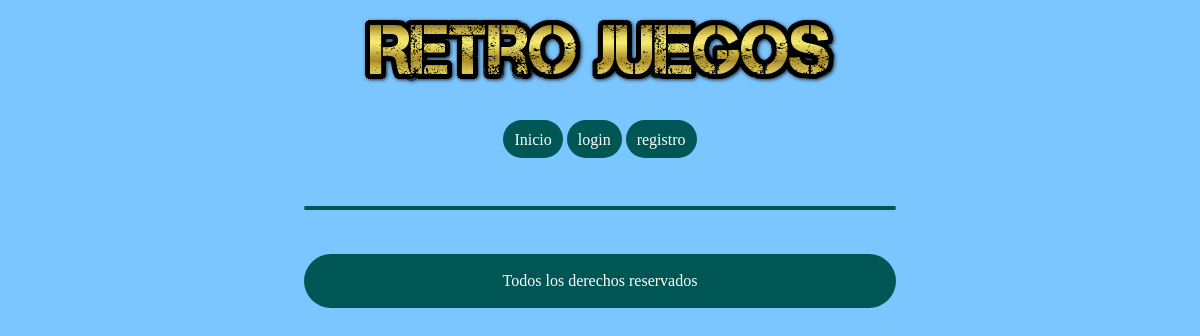
Page /View/sections/Playstation_respuesta.php?id=1?titulo_hilo=Título_hilo_1 on the earlier database version.
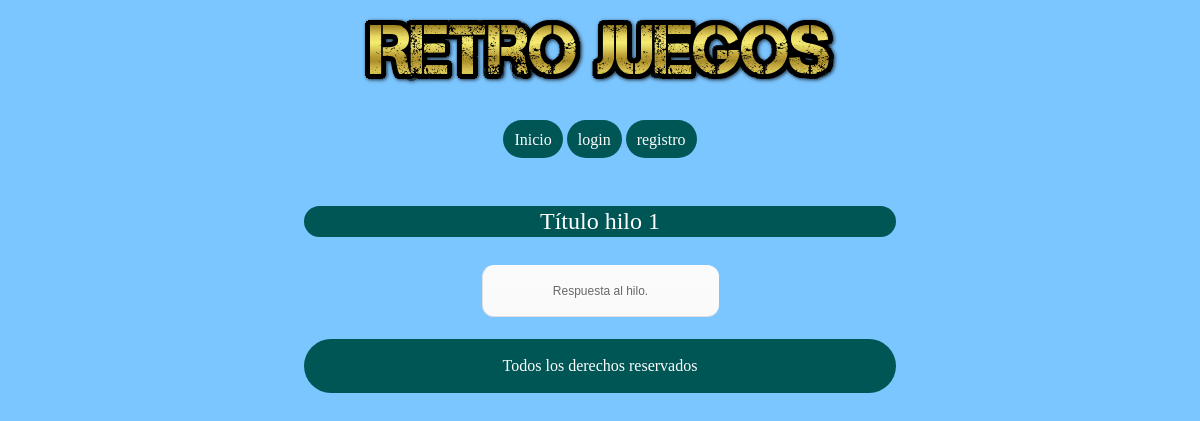
Same page on the later database version.
### tables this page shows
CREATE TABLE `respuestas` (
  `id_respuesta` int(11) NOT NULL,
  `id_hilo` int(11) NOT NULL,
  `id_usuario` int(11) NOT NULL,
  `contenido` varchar(500) NOT NULL,
  `fecha` timestamp NOT NULL DEFAULT current_timestamp()
);

CREATE TABLE `hilo` (
  `id_hilo` int(11) NOT NULL,
  `id_usuario` int(11) NOT NULL,
  `titulo_hilo` varchar(50) NOT NULL,
  `fecha` timestamp NOT NULL DEFAULT current_timestamp(),
  `id_tema` int(11) NOT NULL
);

### View/sections/Playstation_respuesta.php (called while the page is built, shortened)
<?php
require_once('../../model/clase_respuestas.php');
include_once('../common/header.php');
$respuestas = new Respuestas($_GET['id']);
$respuestas->tablaRespuestas();
include('../common/pie.php');

### Model/DAOs/factory_DAO.php (called while the page is built, shortened)
<?php
class Factory_DAO
{
private $user='root';
private $password='';
    public function conectar(){
        try {
            $dbname = 'foro';
            $server ='localhost';
            $dns = "mysql:host=$server;dbname=$dbname;charset=UTF8";
            $this->dbh = new PDO($dns,$this->user,$this->password,array(
                PDO::ATTR_PERSISTENT=>true
            ));
        } catch (PDOException $e){
            echo $e->getMessage();
        }
    }
}

### Model/DAOs/respuestas_DAO.php (called while the page is built, shortened)
<?php
require_once('factory_DAO.php');
class Respuestas_DAO extends Factory_DAO
{
    public function listarRespuestas($hilo_id){
        $stmt=null;
        try {
            $stmt = $this->dbh->prepare("SELECT * FROM hilo
                                     LEFT JOIN respuestas
                                     ON hilo.id_hilo = respuestas.id_hilo
                                     where hilo.id_hilo = ?;");
            $stmt->bindParam(1,$hilo_id);
            $stmt->execute();
        }catch (PDOException $e){
            echo $e->getMessage();
        }
        return $stmt->fetchAll(PDO::FETCH_ASSOC);
    }
}

### Model/clase_respuestas.php (the view, shortened to what this page needs)
<?php
require_once ('DAOs/Respuestas_DAO.php');
class Respuestas
{
    private $id=null;
    private $respuestas_dao;
    public function __construct($id)
    {
        $this->id = $id;
        $this->respuestas_dao = new respuestas_DAO();
    }
    public function tablaRespuestas(){
        $listaRespuestas = $this->respuestas_dao->listarRespuestas($this->id);
        echo "<link href='/Actividad_aprendizaje/View/Style/contenido.css' rel='stylesheet' type='text/css'>";
        echo "<div id='topic'>";
        echo "<p >" .$listaRespuestas[0]["titulo_hilo"]."</p>";
        echo "</div>";
        echo '<div id="tablas">';
        echo "<table>";
        echo "<tr>";
        foreach ($listaRespuestas as $respuestas){
            echo '<tr>';
            echo '<td>'.$respuestas['contenido'].'</td>';
            echo '</tr>';
        }
        echo"</table>";
        echo "</div>";
    }
}

### View/common/header.php (shortened to what this page needs)
<!DOCTYPE html>
<html lang="es">
<head>
    <link href="/Actividad_aprendizaje/View/Style/header.css" rel="stylesheet" type="text/css">
</head>
<body>
<div>
    <img id="titulo_web" src="/Actividad_aprendizaje/Resources/Titulo_logo.png" alt="Título web">
</div>
<div  class="menu">
    <ul>
        <li><a href="/Actividad_aprendizaje/View/sections/index.php">Inicio</a></li>
        <li ><a href="/Actividad_aprendizaje/View/login/login.php">login</a></li>
        <li ><a href="/Actividad_aprendizaje/View/login/nuevo_usuario.php">registro</a></li>
</ul>
<br>
</div>
</body>
</html>

### View/common/pie.php
<link href="/Actividad_aprendizaje/View/Style/pie.css" rel="stylesheet" type="text/css">
<body>
<div id="pie">
    <p>Todos los derechos reservados</p>
</div>
</body>
</html>

### View/Style/header.css (style rules this page uses)
body { background-color: #7cc6ff; }
ul { text-align:center; }
li { display: inline-block; }
.menu { width: 100%; padding-top: 20px; }
.menu ul { padding: 0; border-radius: 47px 47px 47px 47px; -moz-border-radius: 47px 47px 47px 47px; -webkit-border-radius: 47px 47px 47px 47px; }
.menu ul li { display: inline; border-radius: 47px 47px 47px 47px; -moz-border-radius: 47px 47px 47px 47px; -webkit-border-radius: 47px 47px 47px 47px; }
.menu ul li a { text-decoration: none; color: white; padding: 10.5px 11px; background-color: #005555; border-radius: 47px 47px 47px 47px; -moz-border-radius: 47px 47px 47px 47px; -webkit-border-radius: 47px 47px 47px 47px; }
#titulo_web { margin:0px auto; display:block; }

### View/Style/contenido.css (style rules this page uses)
body { background-color: #7cc6ff; }
#topic p { font-size: x-large; margin-right: 25%; margin-left: 25%; border-radius: 47px 47px 47px 47px; -moz-border-radius: 47px 47px 47px 47px; -webkit-border-radius: 47px 47px 47px 47px; text-decoration: none; color: white; padding: 2px; background-color: #005555; text-align: center; }
table { margin: auto; }
#tablas { font-family:Arial, Helvetica, sans-serif; color:#666; font-size:12px; text-shadow: 1px 1px 0px #fff; margin: 0 auto 20px; }
#tablas tr { text-align: center; padding-left:20px; width: 200px; }
#tablas td { padding:18px; border-top: 1px solid #ffffff; border-bottom:1px solid #e0e0e0; border-left: 1px solid #e0e0e0; width: 200px; border-radius: 12px 12px 12px 12px; -moz-border-radius: 12px 12px 12px 12px; -webkit-border-radius: 12px 12px 12px 12px; background: #fafafa; background: -webkit-gradient(linear, left top, left bottom, from(#fbfbfb), to(#fafafa)); background: -moz-linear-gradient(top, #fbfbfb, #fafafa); }

### View/Style/pie.css (style rules this page uses)
body { background-color: #7cc6ff; }
#pie { margin-right: 25%; margin-left: 25%; border-radius: 47px 47px 47px 47px; -moz-border-radius: 47px 47px 47px 47px; -webkit-border-radius: 47px 47px 47px 47px; text-decoration: none; color: white; padding: 2px; background-color: #005555; text-align: center; }

Differences in the rows shown:
added respuestas: id_hilo.titulo_hilo "Título hilo 1", contenido "Respuesta al hilo."
